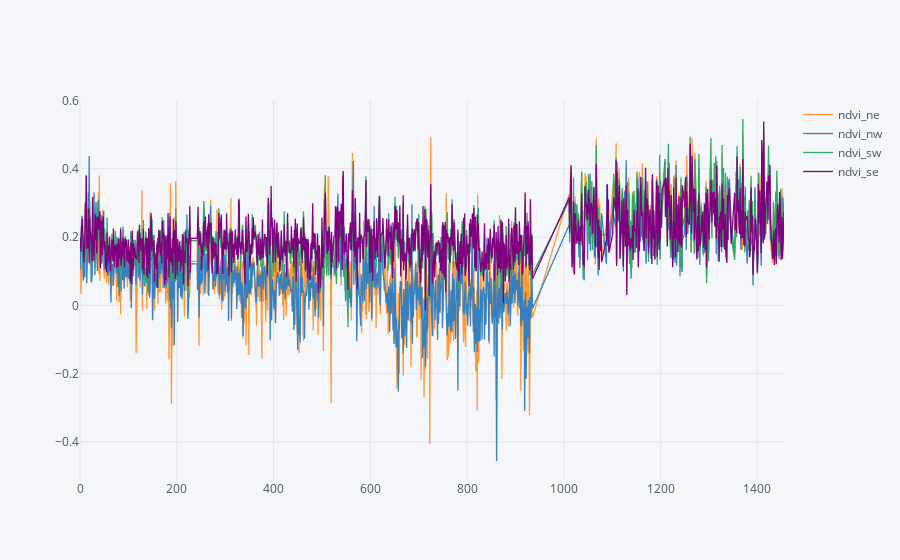

Write notebook code for a chart like this one.
### Code cell
attributes_1=['ndvi_ne','ndvi_nw','ndvi_sw','ndvi_se']
raw_data[attributes_1].iplot(filename='cufflinks/line-example')

### Figure 1 — Plotly figure (JSON) as saved in the notebook; plotly's stock layout.template omitted (floating-point values rounded to 4 significant figures; data arrays with more than 128 entries replaced by an {"elided": "..."} marker saying what was removed)
{"data": [{"line": {"color": "rgba(255, 153, 51, 1.0)", "dash": "solid", "shape": "linear", "width": 1.3}, "mode": "lines", "name": "ndvi_ne", "text": "", "type": "scatter", "uid": "5b8d3bdd-4001-4ac7-a1bf-0a7b4a35aacf", "x": {"elided": "1297 int values"}, "y": {"elided": "1297 float values"}}, {"line": {"color": "rgba(55, 128, 191, 1.0)", "dash": "solid", "shape": "linear", "width": 1.3}, "mode": "lines", "name": "ndvi_nw", "text": "", "type": "scatter", "uid": "fd027bfe-1b82-4e5e-8ae0-7fbfe32b0637", "x": {"elided": "1297 int values"}, "y": {"elided": "1297 float values"}}, {"line": {"color": "rgba(50, 171, 96, 1.0)", "dash": "solid", "shape": "linear", "width": 1.3}, "mode": "lines", "name": "ndvi_sw", "text": "", "type": "scatter", "uid": "0c459ab4-c6e9-41af-acfe-f9d38ee9e1e3", "x": {"elided": "1297 int values"}, "y": {"elided": "1297 float values"}}, {"line": {"color": "rgba(128, 0, 128, 1.0)", "dash": "solid", "shape": "linear", "width": 1.3}, "mode": "lines", "name": "ndvi_se", "text": "", "type": "scatter", "uid": "e62e8dbe-96fc-4e29-84fc-5973df165570", "x": {"elided": "1297 int values"}, "y": {"elided": "1297 float values"}}], "layout": {"legend": {"bgcolor": "#F5F6F9", "font": {"color": "#4D5663"}}, "paper_bgcolor": "#F5F6F9", "plot_bgcolor": "#F5F6F9", "title": {"font": {"color": "#4D5663"}}, "xaxis": {"gridcolor": "#E1E5ED", "showgrid": true, "tickfont": {"color": "#4D5663"}, "title": {"font": {"color": "#4D5663"}, "text": ""}, "zerolinecolor": "#E1E5ED"}, "yaxis": {"gridcolor": "#E1E5ED", "showgrid": true, "tickfont": {"color": "#4D5663"}, "title": {"font": {"color": "#4D5663"}, "text": ""}, "zerolinecolor": "#E1E5ED"}}}
